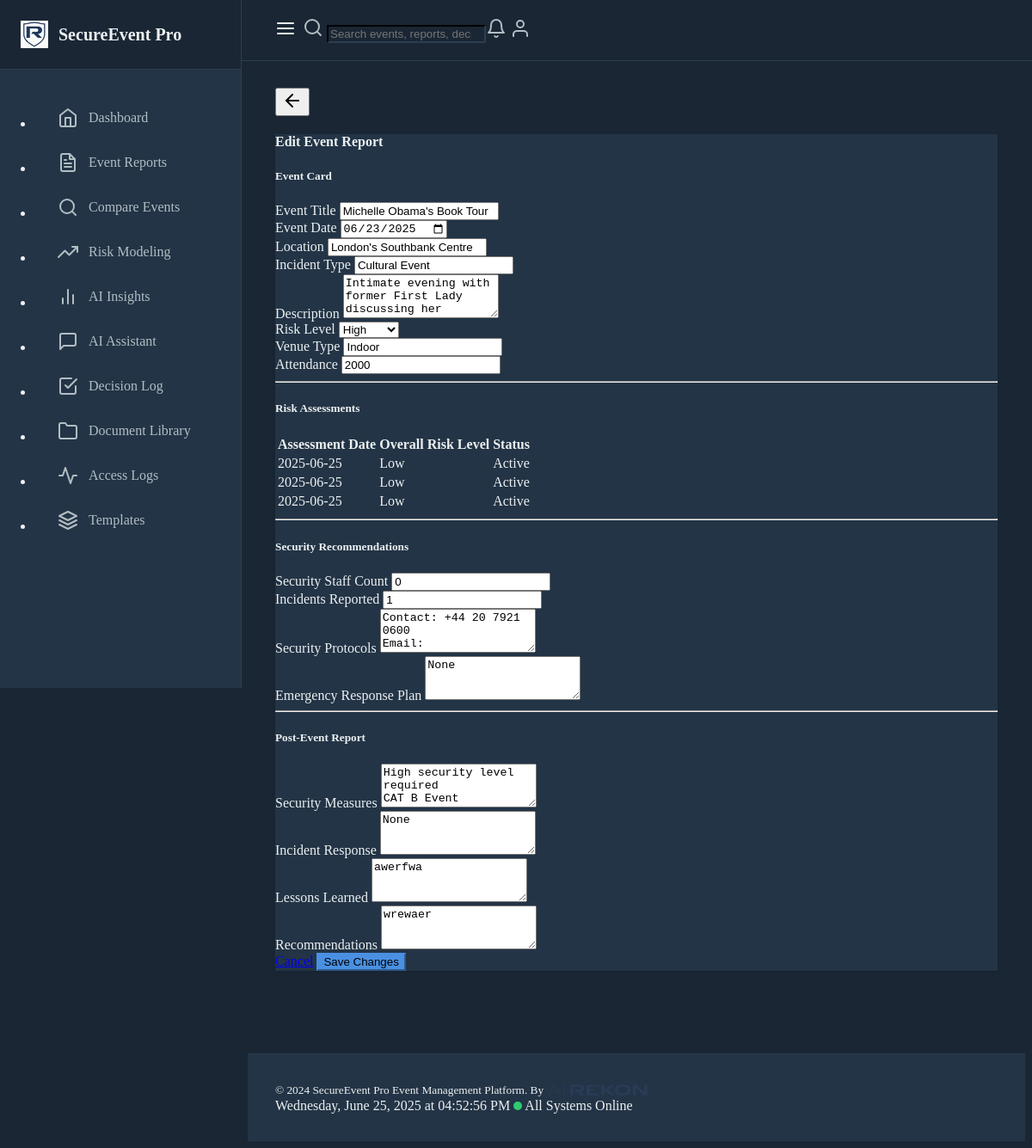
The page /edit-event-report/1 on the database as committed earlier.
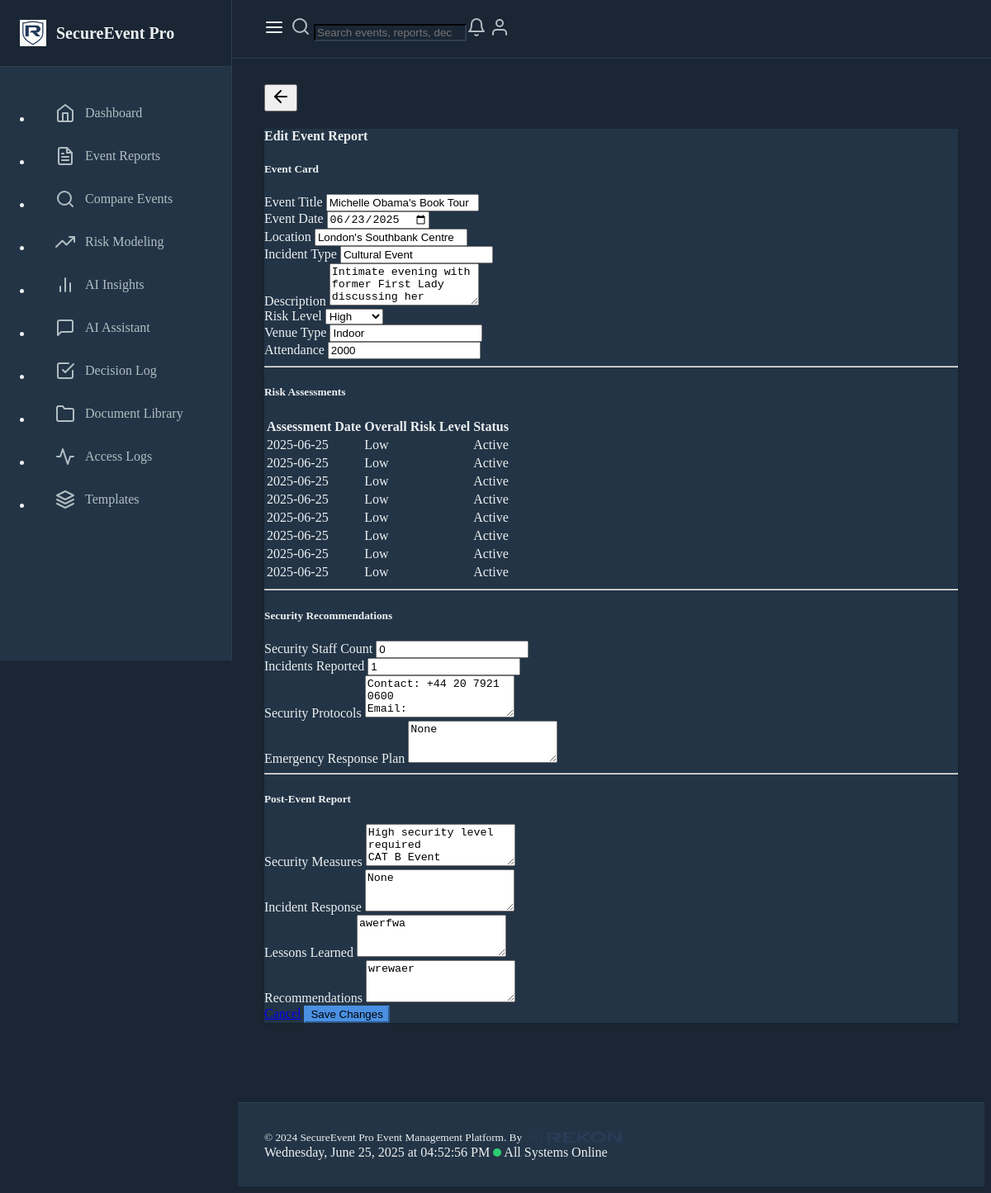
The same page on the database as committed later.
### models.py (models this page shows, shortened)
class EventReport(db.Model):
    id = db.Column(db.Integer, primary_key=True)
    title = db.Column(db.String(200), nullable=False)
    date = db.Column(db.DateTime, nullable=False)
    location = db.Column(db.String(200), nullable=False)
    description = db.Column(db.Text, nullable=False)
    risk_level = db.Column(db.String(50), nullable=False)
    incident_type = db.Column(db.String(100), nullable=False)
    created_at = db.Column(db.DateTime, default=datetime.utcnow)
    venue_type = db.Column(db.String(50))
    security_staff_count = db.Column(db.Integer, default=0)
    security_staff_roles = db.Column(db.JSON, default=dict)
    incidents_reported = db.Column(db.Integer, default=0)
    incident_summary = db.Column(db.Text)
    attendance = db.Column(db.Integer)
    security_measures = db.Column(db.Text)
    incident_response = db.Column(db.Text)
    lessons_learned = db.Column(db.Text)
    recommendations = db.Column(db.Text)
    security_protocols = db.Column(db.Text)
    emergency_response_plan = db.Column(db.Text)
    post_event_analysis = db.Column(db.Text)
    activity_logs = db.relationship('ActivityLog', backref='event_report', lazy=True)
    estimated_risk_level = db.Column(db.String(50))
    risk_assessments = db.relationship('RiskAssessment', backref='event_report', lazy=True)

class RiskAssessment(db.Model):
    id = db.Column(db.Integer, primary_key=True)
    event_report_id = db.Column(db.Integer, db.ForeignKey('event_report.id'), nullable=False)
    assessment_date = db.Column(db.DateTime, default=datetime.utcnow)
    risk_factors = db.Column(db.JSON, default=list)
    overall_risk_level = db.Column(db.String(50), nullable=False)
    assessor_notes = db.Column(db.Text)
    mitigation_measures = db.Column(db.JSON, default=list)
    residual_risk_level = db.Column(db.String(50))
    review_date = db.Column(db.DateTime)
    status = db.Column(db.String(50), default='Active')

### routes.py (the view, shortened to what this page needs)
@app.route("/edit-event-report/<int:report_id>", methods=["GET", "POST"])
def edit_event_report(report_id):
    report = EventReport.query.get_or_404(report_id)
    return render_template("create_event_report.html", report=report)

### templates/create_event_report.html (shortened to what this page needs)
{% extends "base.html" %}
{% block content %}
<div class="container mt-4">
    <div class="card">
        <div class="card-header">
            <h4 class="mb-0">{{ 'Edit Event Report' if report else 'Create New Event Report' }}</h4>
        </div>
        <div class="card-body">
            <h5 class="mb-3">Event Card</h5>
            <form action="{% if report %}{{ url_for('edit_event_report', report_id=report.id) }}{% else %}{{ url_for('create_event_report') }}{% endif %}" method="POST">
                <div class="row">
                    <div class="col-md-6 mb-3">
                        <label for="title" class="form-label">Event Title</label>
                        <input type="text" class="form-control" id="title" name="title" value="{{ report.title if report else '' }}" required>
                    </div>
                    <div class="col-md-6 mb-3">
                        <label for="date" class="form-label">Event Date</label>
                        <input type="date" class="form-control" id="date" name="date" value="{{ report.date.strftime('%Y-%m-%d') if report else '' }}" required>
                    </div>
                </div>
                <div class="row">
                    <div class="col-md-6 mb-3">
                        <label for="location" class="form-label">Location</label>
                        <input type="text" class="form-control" id="location" name="location" value="{{ report.location if report else '' }}" required>
                    </div>
                    <div class="col-md-6 mb-3">
                        <label for="incident_type" class="form-label">Incident Type</label>
                        <input type="text" class="form-control" id="incident_type" name="incident_type" value="{{ report.incident_type if report else '' }}" required>
                    </div>
                </div>
                <div class="mb-3">
                    <label for="description" class="form-label">Description</label>
                    <textarea class="form-control" id="description" name="description" rows="3" required>{{ report.description if report else '' }}</textarea>
                </div>
                <div class="row">
                    <div class="col-md-4 mb-3">
                        <label for="risk_level" class="form-label">Risk Level</label>
                        <select class="form-select" id="risk_level" name="risk_level" required>
                            {% for level in ['Low','Medium','High'] %}
                            <option value="{{ level }}" {% if report and report.risk_level==level %}selected{% endif %}>{{ level }}</option>
                            {% endfor %}
                        </select>
                    </div>
                    <div class="col-md-4 mb-3">
                        <label for="venue_type" class="form-label">Venue Type</label>
                        <input type="text" class="form-control" id="venue_type" name="venue_type" value="{{ report.venue_type if report else '' }}">
                    </div>
                    <div class="col-md-4 mb-3">
                        <label for="attendance" class="form-label">Attendance</label>
                        <input type="number" class="form-control" id="attendance" name="attendance" value="{{ report.attendance if report else '' }}">
                    </div>
                </div>
                <hr>
                <h5 class="mt-4">Risk Assessments</h5>
                <div class="mb-4">
                {% if report %}
                    {% if report.risk_assessments %}
                    <div class="table-responsive">
                        <table class="table table-hover">
                            <thead>
                                <tr>
                                    <th>Assessment Date</th>
                                    <th>Overall Risk Level</th>
                                    <th>Status</th>
                                </tr>
                            </thead>
                            <tbody>
                                {% for a in report.risk_assessments %}
                                <tr>
                                    <td>{{ a.assessment_date.strftime('%Y-%m-%d') }}</td>
                                    <td>
                                        <span class="badge bg-{{ 'danger' if a.overall_risk_level=='High' else 'warning' if a.overall_risk_level=='Medium' else 'success' }}">{{ a.overall_risk_level }}</span>
                                    </td>
                                    <td>{{ a.status }}</td>
                                </tr>
                                {% endfor %}
                            </tbody>
                        </table>
                    </div>
                    {% endif %}
                {% else %}
                    <div class="alert alert-warning">
                        Save the event first, then you can add detailed risk assessments.
                    </div>
                {% endif %}
                </div>
                <hr>
                <h5 class="mt-4">Security Recommendations</h5>
                <div class="row">
                    <div class="col-md-6 mb-3">
                        <label for="security_staff_count" class="form-label">Security Staff Count</label>
                        <input type="number" class="form-control" id="security_staff_count" name="security_staff_count" value="{{ report.security_staff_count if report else 0 }}">
                    </div>
                    <div class="col-md-6 mb-3">
                        <label for="incidents_reported" class="form-label">Incidents Reported</label>
                        <input type="number" class="form-control" id="incidents_reported" name="incidents_reported" value="{{ report.incidents_reported if report else 0 }}">
                    </div>
                </div>
                <div class="mb-3">
                    <label for="security_protocols" class="form-label">Security Protocols</label>
                    <textarea class="form-control" id="security_protocols" name="security_protocols" rows="3">{{ report.security_protocols if report else '' }}</textarea>
                </div>
                <div class="mb-3">
                    <label for="emergency_response_plan" class="form-label">Emergency Response Plan</label>
                    <textarea class="form-control" id="emergency_response_plan" name="emergency_response_plan" rows="3">{{ report.emergency_response_plan if report else '' }}</textarea>
                </div>
                <hr>
                <h5 class="mt-4">Post-Event Report</h5>
                <div class="mb-3">
                    <label for="security_measures" class="form-label">Security Measures</label>
                    <textarea class="form-control" id="security_measures" name="security_measures" rows="3">{{ report.security_measures if report else '' }}</textarea>
                </div>
                <div class="mb-3">
                    <label for="incident_response" class="form-label">Incident Response</label>
                    <textarea class="form-control" id="incident_response" name="incident_response" rows="3">{{ report.incident_response if report else '' }}</textarea>
                </div>
                <div class="mb-3">
                    <label for="lessons_learned" class="form-label">Lessons Learned</label>
                    <textarea class="form-control" id="lessons_learned" name="lessons_learned" rows="3">{{ report.lessons_learned if report else '' }}</textarea>
                </div>
                <div class="mb-3">
                    <label for="recommendations" class="form-label">Recommendations</label>
                    <textarea class="form-control" id="recommendations" name="recommendations" rows="3">{{ report.recommendations if report else '' }}</textarea>
                </div>
                <div class="d-flex justify-content-end">
                    <a href="{{ url_for('index') }}" class="btn btn-secondary me-2">Cancel</a>
                    <button type="submit" class="btn btn-primary">{{ 'Save Changes' if report else 'Create Report' }}</button>
                </div>
            </form>
        </div>
    </div>
</div>
{% endblock %}

### templates/base.html (shortened to what this page needs)
<!DOCTYPE html>
<html lang="en" data-bs-theme="dark">
<head>
    <link href="https://cdn.replit.com/agent/bootstrap-agent-dark-theme.min.css" rel="stylesheet">
    <link href="https://cdn.jsdelivr.net/npm/feather-icons/dist/feather.min.css" rel="stylesheet">
</head>
<body>
    <div class="sidebar" id="sidebar">
        <div class="sidebar-header">
            <a href="/" class="sidebar-brand">
                <img src="{{ url_for('static', filename='img/SEP_logo.png') }}" alt="SEP Logo" style="height: 32px; width: 32px;">
                <span>SecureEvent Pro</span>
            </a>
        </div>
        <nav class="sidebar-nav">
            <ul class="nav flex-column">
                <li class="nav-item">
                    <a class="nav-link {{ 'active' if request.endpoint == 'dashboard' }}" href="{{ url_for('dashboard') }}">
                        <i data-feather="home"></i>
                        <span>Dashboard</span>
                    </a>
                </li>
                <li class="nav-item">
                    <a class="nav-link {{ 'active' if request.endpoint == 'index' }}" href="{{ url_for('index') }}">
                        <i data-feather="file-text"></i>
                        <span>Event Reports</span>
                    </a>
                </li>
                <li class="nav-item">
                    <a class="nav-link {{ 'active' if request.endpoint == 'comparative_search' }}" href="{{ url_for('comparative_search') }}">
                        <i data-feather="search"></i>
                        <span>Compare Events</span>
                    </a>
                </li>
                <li class="nav-item">
                    <a class="nav-link {{ 'active' if request.endpoint == 'modeling' }}" href="{{ url_for('modeling') }}">
                        <i data-feather="trending-up"></i>
                        <span>Risk Modeling</span>
                    </a>
                </li>
                <li class="nav-item">
                    <a class="nav-link {{ 'active' if request.endpoint == 'insights' }}" href="{{ url_for('insights') }}">
                        <i data-feather="bar-chart-2"></i>
                        <span>AI Insights</span>
                    </a>
                </li>
                <li class="nav-item">
                    <a class="nav-link {{ 'active' if request.endpoint == 'chat' }}" href="{{ url_for('chat') }}">
                        <i data-feather="message-square"></i>
                        <span>AI Assistant</span>
                    </a>
                </li>
                <li class="nav-item">
                    <a class="nav-link {{ 'active' if request.path == url_for('decision_log') }}" href="{{ url_for('decision_log') }}">
                        <i data-feather="check-square"></i>
                        <span>Decision Log</span>
                    </a>
                </li>
                <li class="nav-item">
                    <a class="nav-link {{ 'active' if request.path == url_for('document_library') }}" href="{{ url_for('document_library') }}">
                        <i data-feather="folder"></i>
                        <span>Document Library</span>
                    </a>
                </li>
                <li class="nav-item">
                    <a class="nav-link {{ 'active' if request.path == url_for('view_access_logs') }}" href="{{ url_for('view_access_logs') }}">
                        <i data-feather="activity"></i>
                        <span>Access Logs</span>
                    </a>
                </li>
                <li class="nav-item">
                    <a class="nav-link {{ 'active' if request.endpoint == 'list_templates' }}" href="{{ url_for('list_templates') }}">
                        <i data-feather="layers"></i>
                        <span>Templates</span>
                    </a>
                </li>
            </ul>
        </nav>
    </div>
    <div class="flex-grow-1">
        <header class="top-header" id="topHeader">
            <button class="sidebar-toggle-btn" id="sidebarToggle">
                <i data-feather="menu"></i>
            </button>
            <div class="header-search flex-grow-1 mx-3 mx-md-4">
                <form class="d-flex" role="search">
                    <div class="input-group">
                        <span class="input-group-text bg-transparent border-end-0" id="search-addon"><i data-feather="search"></i></span>
                        <input class="form-control border-start-0" type="search" placeholder="Search events, reports, decisions..." aria-label="Search" aria-describedby="search-addon">
                    </div>
                </form>
            </div>
            <div class="header-actions d-flex align-items-center gap-3">
                <a href="#" class="nav-link"><i data-feather="bell"></i></a>
                <a href="#" class="nav-link"><i data-feather="user"></i></a>
            </div>
        </header>
        <main class="main-content" id="mainContent">
            <div class="d-flex align-items-center gap-2 mb-4">
                <button id="backButton" type="button" class="btn btn-outline-secondary btn-sm" onclick="window.history.back()" aria-label="Go back">
                    <i data-feather="arrow-left"></i>
                </button>
            </div>
            {% block content %}{% endblock %}
        </main>
        <footer class="footer" id="footer">
            <div class="container-fluid d-flex justify-content-between align-items-center">
                <small>&copy; 2024 SecureEvent Pro Event Management Platform. By <img src="{{ url_for('static', filename='img/AIR_logo_new_trans_min.png') }}" alt="AI Rekon Logo" style="height: 14px; vertical-align: middle; margin-bottom: 2px;"></small>
                <div class="d-flex align-items-center gap-3">
                    <span id="current-date-time"></span>
                    <span class="status-indicator"></span>
                    <span>All Systems Online</span>
                </div>
            </div>
        </footer>
    </div>
</body>
</html>

Rows that differ between the two databases and show on the page:
added RiskAssessment: assessment_date "2025-06-25", overall_risk_level "Low", status "Active"
added RiskAssessment: assessment_date "2025-06-25", overall_risk_level "Low", status "Active"
added RiskAssessment: assessment_date "2025-06-25", overall_risk_level "Low", status "Active"
added RiskAssessment: assessment_date "2025-06-25", overall_risk_level "Low", status "Active"
added RiskAssessment: assessment_date "2025-06-25", overall_risk_level "Low", status "Active"
